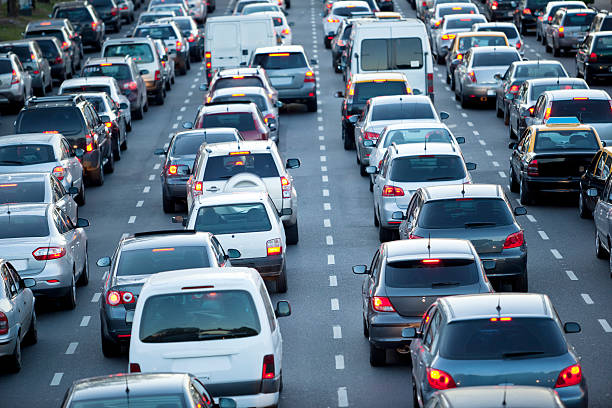
#> input picture traffic.jpg, 612 x 408 px, found by its file name
$ jupyter execute EdgeDetectionOpenCV.ipynb   (shell and % lines are left out)   (older library calls are emulated)
#> lines starting #> are read from the running program, lines starting #| are printed output that depends on the picture
[cell 1]
import cv2
import numpy as np
import matplotlib.pyplot as plt

[cell 2]
image = cv2.imread('/content/traffic.jpg')
#> image is the input picture: shape (408, 612, 3); mean B, G, R 133.4, 115.9, 96.7

gray_img = cv2.cvtColor(image, cv2.COLOR_BGR2GRAY)
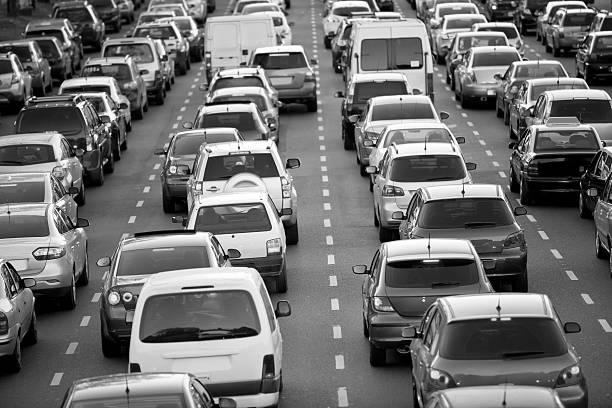
#> gray_img: shape (408, 612); min 0, max 255, mean 112.1

edges_canny = cv2.Canny(gray_img, 100, 150)
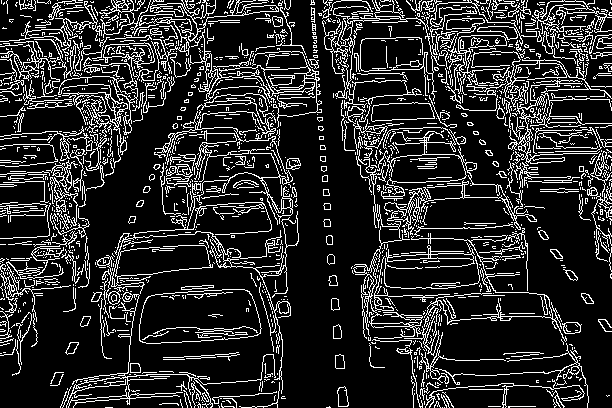
#> edges_canny: shape (408, 612); 16.6% white in thin lines or dots

laplacian_filter = cv2.Laplacian(gray_img, cv2.CV_64F)
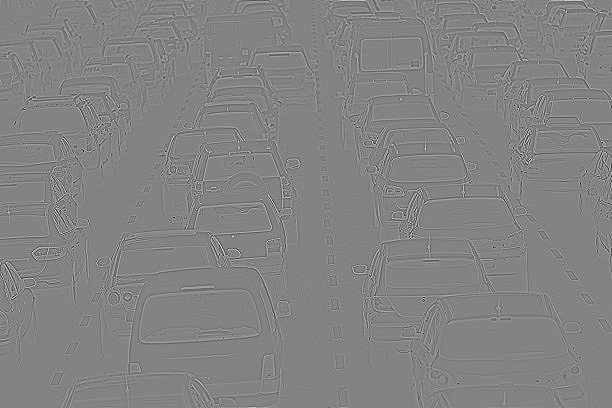
#> laplacian_filter: shape (408, 612) float64; min -688, max 646, mean 0; drawn with min black and max white
laplacian_abs_val = np.absolute(laplacian_filter)
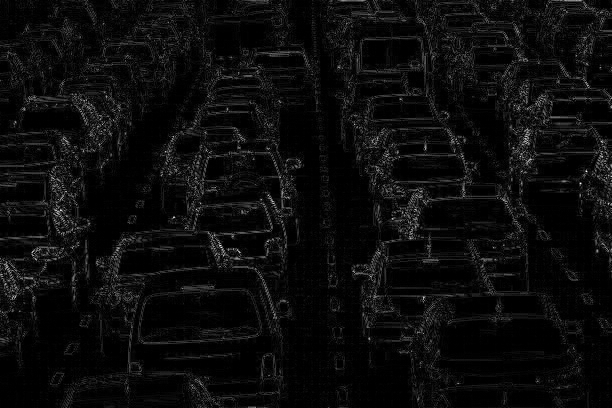
#> laplacian_abs_val: shape (408, 612) float64; min 0, max 688, mean 33.9; drawn with min black and max white
marr_hildreth_edges = cv2.convertScaleAbs(laplacian_abs_val)
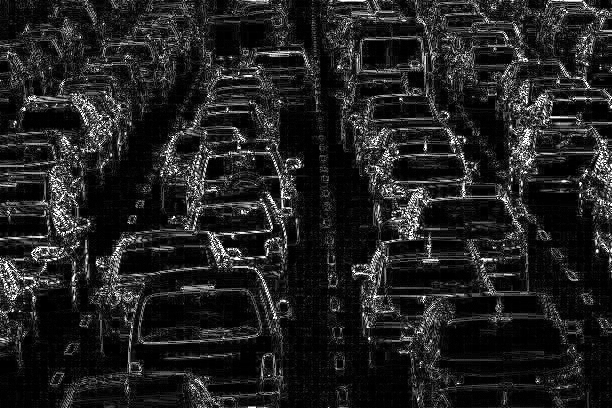
#> marr_hildreth_edges: shape (408, 612); min 0, max 255, mean 33.4

factor = 1

canny_result = cv2.add(image, cv2.merge([edges_canny] * 3) * factor)
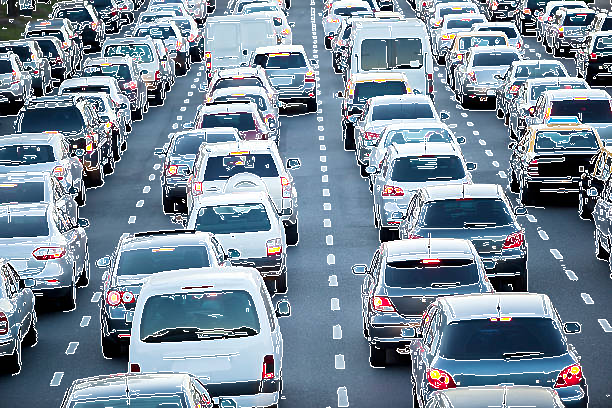
#> canny_result: shape (408, 612, 3); mean B, G, R 153.2, 138.2, 121.4
canny_result = np.clip(canny_result, 0, 255).astype(np.uint8)

marr_hildreth_result = cv2.add(image, cv2.merge([marr_hildreth_edges] * 3) * factor)
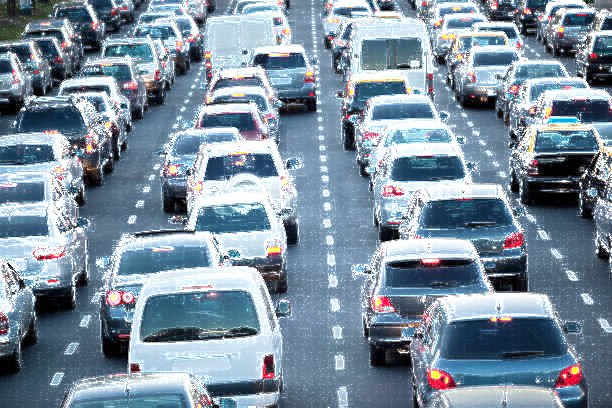
#> marr_hildreth_result: shape (408, 612, 3); mean B, G, R 159.2, 142.9, 124.5
marr_hildreth_result = np.clip(marr_hildreth_result, 0, 255).astype(np.uint8)

[cell 3]
# Display the images
plt.figure(figsize=(12, 9))

# Display the original image
plt.subplot(2, 3, 1)
plt.imshow(cv2.cvtColor(image, cv2.COLOR_BGR2RGB))
plt.title('Original Image')
plt.axis('off')

plt.subplot(2, 3, 2)
plt.imshow(edges_canny, cmap='gray')
plt.title('Generated Canny Edge Detection')
plt.axis('off')

plt.subplot(2, 3, 3)
plt.imshow(cv2.cvtColor(canny_result, cv2.COLOR_BGR2RGB))
plt.title('Output Image (Canny)')
plt.axis('off')

plt.subplot(2, 3, 4)
plt.imshow(marr_hildreth_edges, cmap='gray')
plt.title('Generated Marr-Hildreth Edge Detection')
plt.axis('off')

plt.subplot(2, 3, 5)
plt.imshow(cv2.cvtColor(marr_hildreth_result, cv2.COLOR_BGR2RGB))
plt.title('Output Image (Marr-Hildreth)')
plt.axis('off')

plt.subplots_adjust(hspace=0.5, wspace=0.3)

plt.tight_layout()
plt.show()
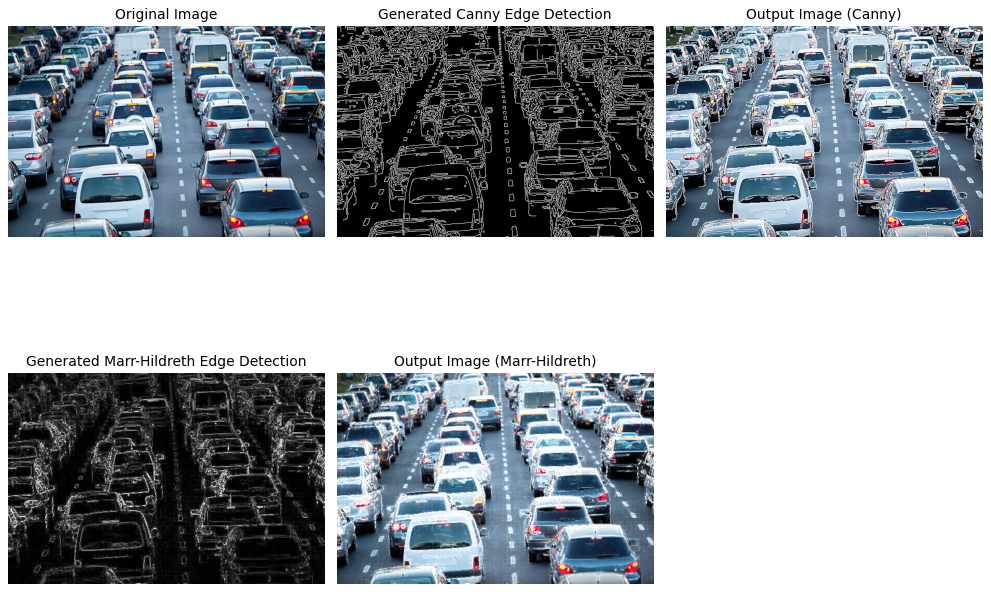
#> figure drawn by matplotlib, 5 panels
